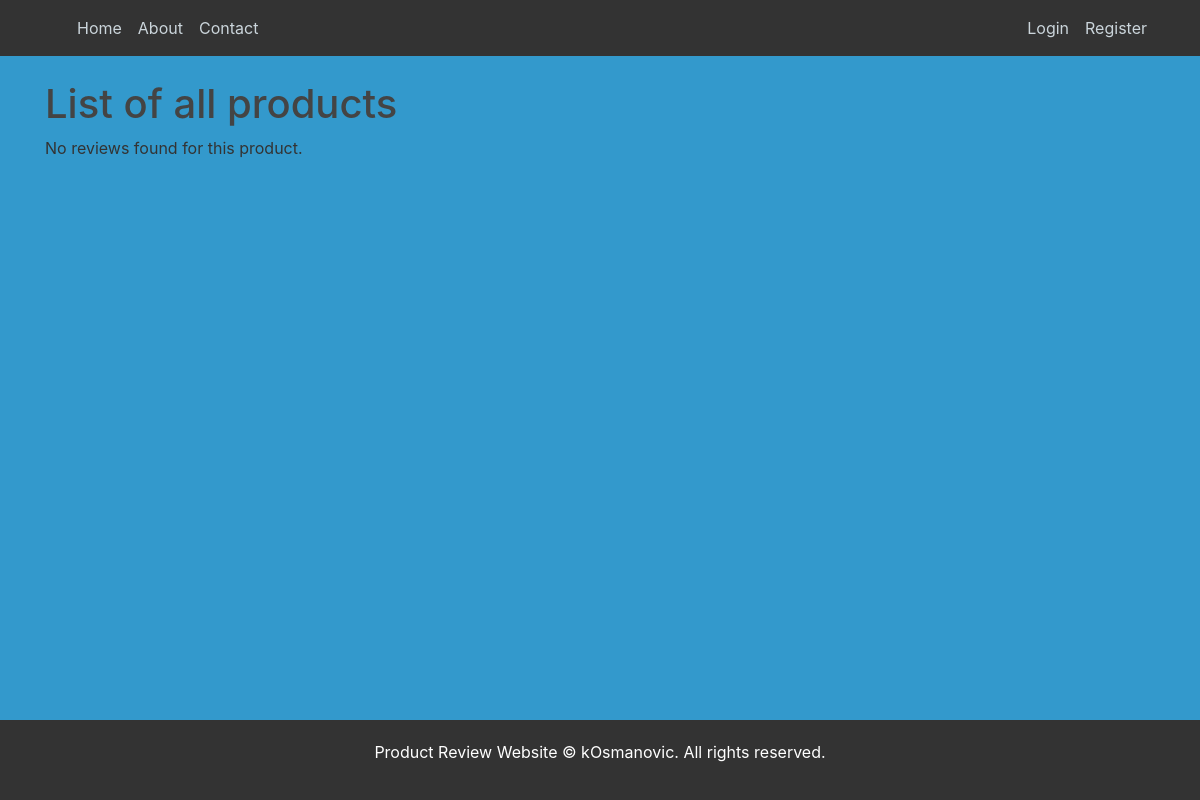
/product/, run on an earlier commit of the app's database.
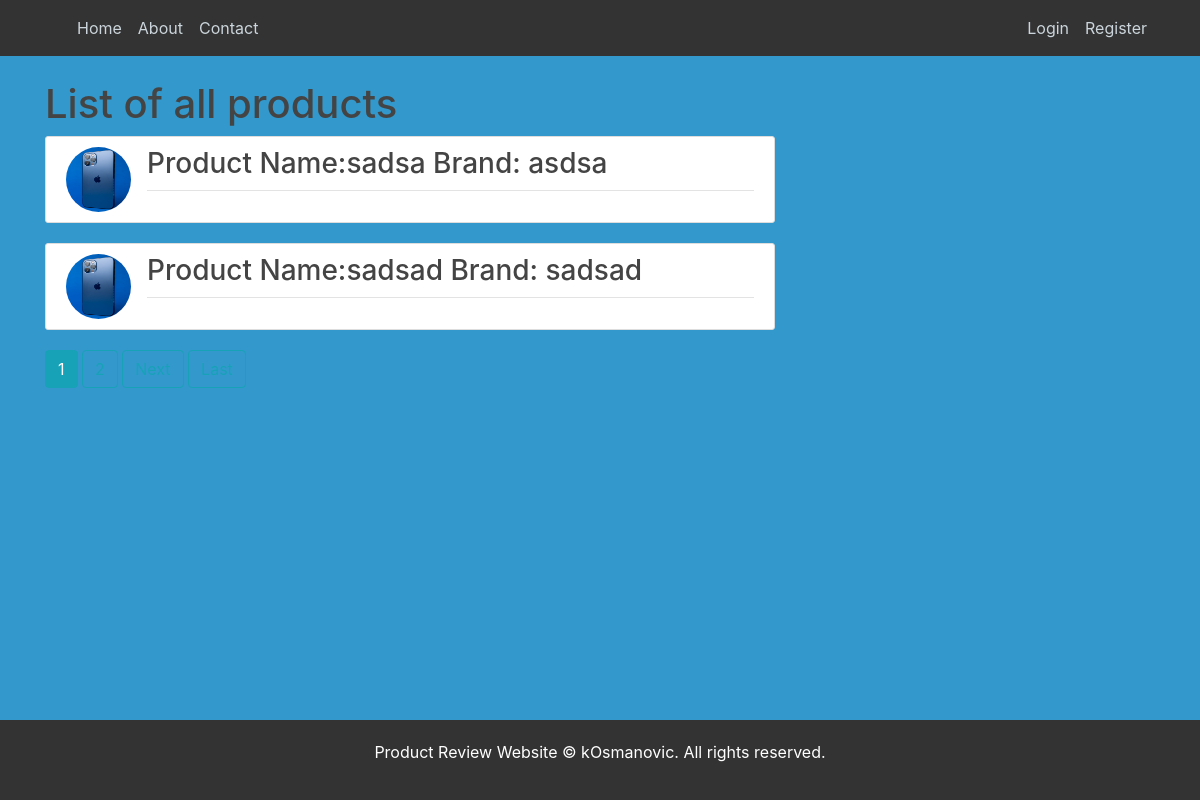
And on a later commit of the database.
### itreporting/models.py (models this page shows, shortened)
class Product(models.Model):
    prod_name = models.CharField(max_length=20)
    brand = models.CharField(max_length=20)
    avg_cost = models.FloatField()
    category = models.CharField(max_length=20)
    date_released = models.DateField(null=True, blank=True)
    description = models.CharField(max_length=50)
    image = models.ImageField(upload_to='product_pics')

### itreporting/views.py (the view)
# urls.py: path('product/', PostListView.as_view(), name='itreporting-producttemplate'),
class PostListView(ListView):
    model = Product
    template_name = 'itreporting/producttemplate.html'
    context_object_name = 'products'
    ordering = ['-date_released']
    paginate_by = 2

### itreporting/templates/itreporting/producttemplate.html (shortened to what this page needs)
{% extends "itreporting/base.html" %}
{% block content %}
  <h1>List of all products {{ product.prod_name }}</h1>
  {% for product in products %}
    <article class="media content-section">
      <img class="rounded-circle article-img" src="{{product.image.url}}"/>
      <div class="media-body">
        <div class="article-metadata">
          <h3><a class="article-title" href="{% url 'product-detail' product.id %}">Product Name:{{product.prod_name}} Brand: {{product.brand}}</a></h3>
        </div>
      </div>
    </article>
  {% empty %}
    <p>No reviews found for this product.</p>
  {% endfor %}
  {% if is_paginated %}
{% for num in page_obj.paginator.page_range %}
{% if page_obj.number == num %}
    <a class="btn btn-info mb-4" href="?page={{num}}">{{num}}</a>
{% elif num > page_obj.number|add:'-3' and num < page_obj.number|add:'3' %}
    <a class="btn btn-outline-info mb-4" href="?page={{num}}">{{num}}</a>
{% endif %}
{% endfor %}
{% if page_obj.has_next %}
    <a class="btn btn-outline-info mb-4" href="?page={{page_obj.next_page_number}}">Next</a>
    <a class="btn btn-outline-info mb-4" href="?page={{page_obj.paginator.num_pages}}">Last</a>
{% endif %}
{% endif %}
{% endblock %}

What changed in the data, as far as the page shows it:
added Product: image (picture), prod_name "sadsa", brand "asdsa"
added Product: image (picture), prod_name "sadsad", brand "sadsad"
Also different on the page:
new list line: "1"
text no longer shown: "No reviews found for this product."
